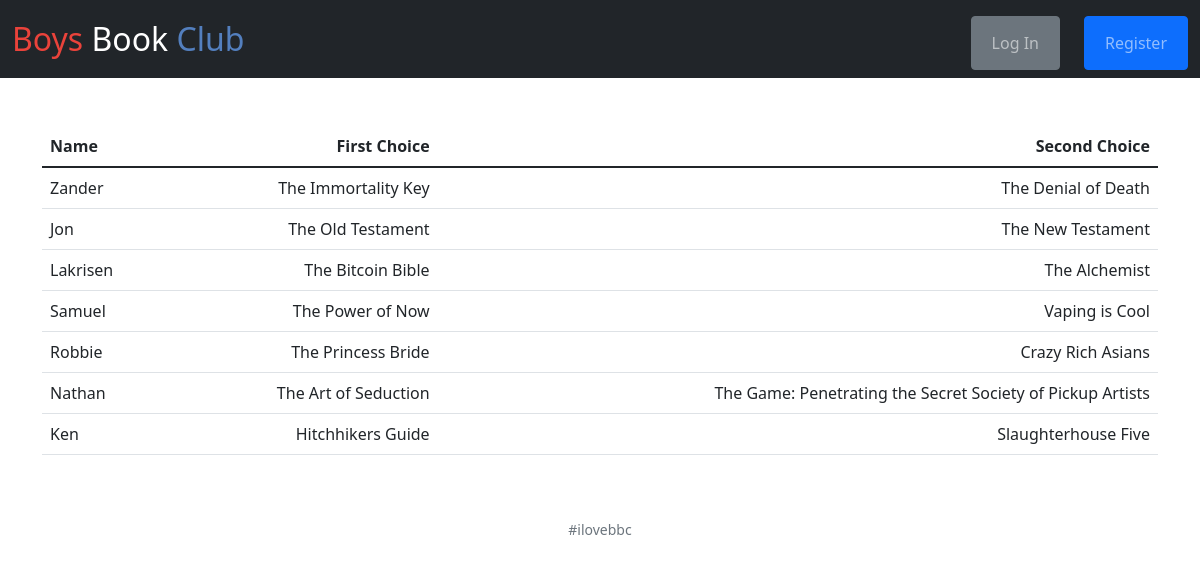
Page /recommendations on the committed database.
### tables this page shows
CREATE TABLE suggestions (userid INTEGER NOT NULL, name TEXT NOT NULL, suggestion_1 TEXT, suggestion_2 TEXT);

### app.py (the view)
@app.route("/recommendations", methods=["GET"])
def recommendations():
    recommendations = db.execute("SELECT * FROM suggestions")
    if len(recommendations) == 0:
        flash("No recommendations yet, bro!", "error")
        return redirect("/")
    else:
        return render_template("recommendations.html", recommendations=recommendations)

### app.py (called while the page is built)
@app.after_request
def after_request(response):
    response.headers["Cache-Control"] = "no-cache, no-store, must-revalidate"
    response.headers["Expires"] = 0
    response.headers["Pragma"] = "no-cache"
    return response

### templates/recommendations.html (shortened to what this page needs)
{% extends "layout.html" %}
{% block main %}
    <table class="table">
        <thead>
            <tr>
                <th class="text-start">Name</th>
                <th class="text-end">First Choice</th>
                <th class="text-end">Second Choice</th>
            </tr>
        </thead>
        <tbody>
            {% for row in recommendations %}
                <tr>
                    <td class="text-start">{{ row["name"] }}</td>
                    <td class="text-end">{{ row["suggestion_1"] }}</td>
                    <td class="text-end">{{ row["suggestion_2"] }}</td>
                </tr>
            {% endfor %}
        </tbody>
    </table>
{% endblock %}

### templates/layout.html (shortened to what this page needs)
<!DOCTYPE html>
<html lang="en">
    <head>
        <link href="https://cdn.jsdelivr.net/npm/bootstrap@5.1.3/dist/css/bootstrap.min.css" rel="stylesheet">
        <link href="/static/styles.css" rel="stylesheet">
    </head>
    <body>
        <nav class="navbar navbar-expand-lg navbar-dark bg-dark">
            <div class="container-fluid">
                <a class="navbar-brand" href="/"><span class="red">Boys </span><span class="white">Book </span><span class="blue">Club</span></a>
                <div class="collapse navbar-collapse" id="navbar">
                    {% if session["user_id"] %}
                        <ul class="navbar-nav me-auto mt-2">
                            <li class="btn btn-sm btn-primary ms-4"><a class="fs-4 text" href="/suggest">Make Your Suggestions</a></li>
                            <li class="btn btn-sm btn-secondary ms-4"><a class="fs-4 text" href="/change">Change Your Suggestions</a></li>
                            <li class="btn btn-sm btn-success ms-4"><a class="fs-4 text" href="/recommendations">Everyone's Recommendations</a></li>
                            <li class="btn btn-sm btn-info ms-4"><a class="fs-4 text" href="/vote">Vote for your books</a></li>
                            <li class="btn btn-lg btn-danger ms-4"><a class="fs-4 text" href="/results">Voting Results</a></li>
                        </ul>
                        <ul class="navbar-nav ms-auto mt-2">
                            <li class="btn btn-outline-success me-2"><a class="nav-link" href="/logout">Log Out</a></li>
                        </ul>
                    {% else %}
                        <ul class="navbar-nav ms-auto mt-2">
                            <li class="btn btn-secondary ms-4"><a class="nav-link" href="/login">Log In</a></li>
                            <li class="btn btn-primary ms-4"><a class="nav-link" href="/register">Register</a></li>
                        </ul>
                    {% endif %}
                </div>
            </div>
        </nav>
        <main class="container py-5 text-center">
            {% block main %}{% endblock %}
        </main>
        <footer class="mb-5 small text-center text-muted">
            #ilovebbc
        </footer>
    </body>
</html>

### static/styles.css (style rules this page uses)
nav .navbar-brand { font-size: xx-large; }
.blue { color: #537fbe; }
.red { color: #ea433b; }
.white { color: #ffffff; }

### rows in the picture
suggestions: name "Zander", suggestion_1 "The Immortality Key", suggestion_2 "The Denial of Death"
suggestions: name "Jon", suggestion_1 "The Old Testament", suggestion_2 "The New Testament"
suggestions: name "Lakrisen", suggestion_1 "The Bitcoin Bible", suggestion_2 "The Alchemist"
suggestions: name "Samuel", suggestion_1 "The Power of Now", suggestion_2 "Vaping is Cool"
suggestions: name "Robbie", suggestion_1 "The Princess Bride", suggestion_2 "Crazy Rich Asians"
suggestions: name "Nathan", suggestion_1 "The Art of Seduction", suggestion_2 "The Game: Penetrating the Secret Society of Pickup Artists"
suggestions: name "Ken", suggestion_1 "Hitchhikers Guide", suggestion_2 "Slaughterhouse Five"
